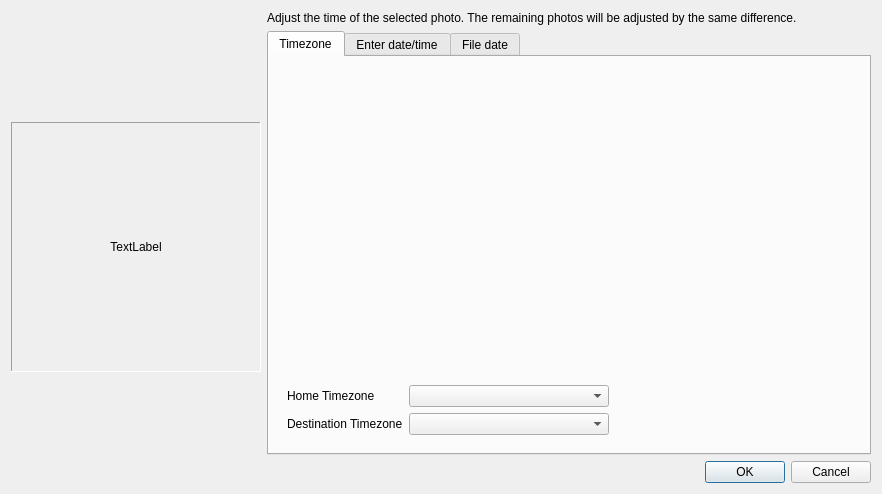
<?xml version="1.0" encoding="UTF-8"?>
<ui version="4.0">
 <class>TimeAdjustDialog</class>
 <widget class="QDialog" name="TimeAdjustDialog">
  <property name="geometry">
   <rect>
    <x>0</x>
    <y>0</y>
    <width>882</width>
    <height>494</height>
   </rect>
  </property>
  <property name="windowTitle">
   <string>Dialog</string>
  </property>
  <layout class="QHBoxLayout" name="horizontalLayout" stretch="1,0">
   <item>
    <widget class="QFrame" name="frmPhoto">
     <property name="sizePolicy">
      <sizepolicy hsizetype="Fixed" vsizetype="Fixed">
       <horstretch>0</horstretch>
       <verstretch>0</verstretch>
      </sizepolicy>
     </property>
     <property name="minimumSize">
      <size>
       <width>250</width>
       <height>250</height>
      </size>
     </property>
     <property name="frameShape">
      <enum>QFrame::Panel</enum>
     </property>
     <property name="frameShadow">
      <enum>QFrame::Sunken</enum>
     </property>
     <layout class="QVBoxLayout" name="verticalLayout_3">
      <item>
       <widget class="QLabel" name="lblPhoto">
        <property name="sizePolicy">
         <sizepolicy hsizetype="Ignored" vsizetype="Ignored">
          <horstretch>0</horstretch>
          <verstretch>0</verstretch>
         </sizepolicy>
        </property>
        <property name="text">
         <string>TextLabel</string>
        </property>
        <property name="scaledContents">
         <bool>false</bool>
        </property>
        <property name="alignment">
         <set>Qt::AlignCenter</set>
        </property>
       </widget>
      </item>
     </layout>
    </widget>
   </item>
   <item>
    <widget class="QFrame" name="frame">
     <property name="frameShape">
      <enum>QFrame::NoFrame</enum>
     </property>
     <property name="frameShadow">
      <enum>QFrame::Raised</enum>
     </property>
     <layout class="QVBoxLayout" name="verticalLayout_2">
      <property name="leftMargin">
       <number>0</number>
      </property>
      <property name="topMargin">
       <number>0</number>
      </property>
      <property name="rightMargin">
       <number>0</number>
      </property>
      <property name="bottomMargin">
       <number>0</number>
      </property>
      <item>
       <widget class="QLabel" name="label_3">
        <property name="text">
         <string>Adjust the time of the selected photo. The remaining photos will be adjusted by the same difference.</string>
        </property>
        <property name="wordWrap">
         <bool>true</bool>
        </property>
       </widget>
      </item>
      <item>
       <widget class="QTabWidget" name="tabWidget">
        <property name="currentIndex">
         <number>0</number>
        </property>
        <widget class="QWidget" name="tabTimeZone">
         <attribute name="title">
          <string>Timezone</string>
         </attribute>
         <layout class="QVBoxLayout" name="verticalLayout_4">
          <item>
           <widget class="Widgets::TimezonePicker" name="tzPicker" native="true">
            <property name="sizePolicy">
             <sizepolicy hsizetype="MinimumExpanding" vsizetype="MinimumExpanding">
              <horstretch>0</horstretch>
              <verstretch>0</verstretch>
             </sizepolicy>
            </property>
           </widget>
          </item>
          <item>
           <widget class="QFrame" name="frame_2">
            <property name="frameShadow">
             <enum>QFrame::Raised</enum>
            </property>
            <layout class="QFormLayout" name="formLayout">
             <item row="0" column="0">
              <widget class="QLabel" name="label_4">
               <property name="text">
                <string>Home Timezone</string>
               </property>
              </widget>
             </item>
             <item row="0" column="1">
              <widget class="QComboBox" name="cbHome">
               <property name="sizePolicy">
                <sizepolicy hsizetype="Fixed" vsizetype="Fixed">
                 <horstretch>0</horstretch>
                 <verstretch>0</verstretch>
                </sizepolicy>
               </property>
               <property name="minimumSize">
                <size>
                 <width>200</width>
                 <height>0</height>
                </size>
               </property>
              </widget>
             </item>
             <item row="1" column="0">
              <widget class="QLabel" name="label_5">
               <property name="text">
                <string>Destination Timezone</string>
               </property>
              </widget>
             </item>
             <item row="1" column="1">
              <widget class="QComboBox" name="cbDestination">
               <property name="sizePolicy">
                <sizepolicy hsizetype="Fixed" vsizetype="Fixed">
                 <horstretch>0</horstretch>
                 <verstretch>0</verstretch>
                </sizepolicy>
               </property>
               <property name="minimumSize">
                <size>
                 <width>200</width>
                 <height>0</height>
                </size>
               </property>
              </widget>
             </item>
            </layout>
           </widget>
          </item>
         </layout>
        </widget>
        <widget class="QWidget" name="tabExact">
         <attribute name="title">
          <string>Enter date/time</string>
         </attribute>
         <layout class="QVBoxLayout" name="verticalLayout">
          <item>
           <widget class="QGroupBox" name="groupBox_2">
            <property name="title">
             <string>New Time</string>
            </property>
            <layout class="QGridLayout" name="gridLayout">
             <item row="0" column="1">
              <widget class="QDateTimeEdit" name="dateTimeEdit"/>
             </item>
             <item row="1" column="0">
              <widget class="QLabel" name="label_2">
               <property name="text">
                <string>New Time:</string>
               </property>
              </widget>
             </item>
             <item row="0" column="0">
              <widget class="QLabel" name="label">
               <property name="text">
                <string>Original Time:</string>
               </property>
              </widget>
             </item>
             <item row="1" column="1">
              <widget class="QDateTimeEdit" name="dateTimeEdit_2"/>
             </item>
             <item row="2" column="0">
              <spacer name="verticalSpacer">
               <property name="orientation">
                <enum>Qt::Vertical</enum>
               </property>
               <property name="sizeHint" stdset="0">
                <size>
                 <width>20</width>
                 <height>40</height>
                </size>
               </property>
              </spacer>
             </item>
            </layout>
           </widget>
          </item>
         </layout>
        </widget>
        <widget class="QWidget" name="tabFileDate">
         <attribute name="title">
          <string>File date</string>
         </attribute>
        </widget>
       </widget>
      </item>
      <item>
       <widget class="QDialogButtonBox" name="buttonBox">
        <property name="orientation">
         <enum>Qt::Horizontal</enum>
        </property>
        <property name="standardButtons">
         <set>QDialogButtonBox::Cancel|QDialogButtonBox::Ok</set>
        </property>
       </widget>
      </item>
     </layout>
    </widget>
   </item>
  </layout>
 </widget>
 <customwidgets>
  <customwidget>
   <class>Widgets::TimezonePicker</class>
   <extends>QWidget</extends>
   <header>widgets/timezonepicker.h</header>
   <container>1</container>
  </customwidget>
 </customwidgets>
 <resources/>
 <connections>
  <connection>
   <sender>buttonBox</sender>
   <signal>accepted()</signal>
   <receiver>TimeAdjustDialog</receiver>
   <slot>accept()</slot>
   <hints>
    <hint type="sourcelabel">
     <x>248</x>
     <y>254</y>
    </hint>
    <hint type="destinationlabel">
     <x>157</x>
     <y>274</y>
    </hint>
   </hints>
  </connection>
  <connection>
   <sender>buttonBox</sender>
   <signal>rejected()</signal>
   <receiver>TimeAdjustDialog</receiver>
   <slot>reject()</slot>
   <hints>
    <hint type="sourcelabel">
     <x>316</x>
     <y>260</y>
    </hint>
    <hint type="destinationlabel">
     <x>286</x>
     <y>274</y>
    </hint>
   </hints>
  </connection>
 </connections>
</ui>
